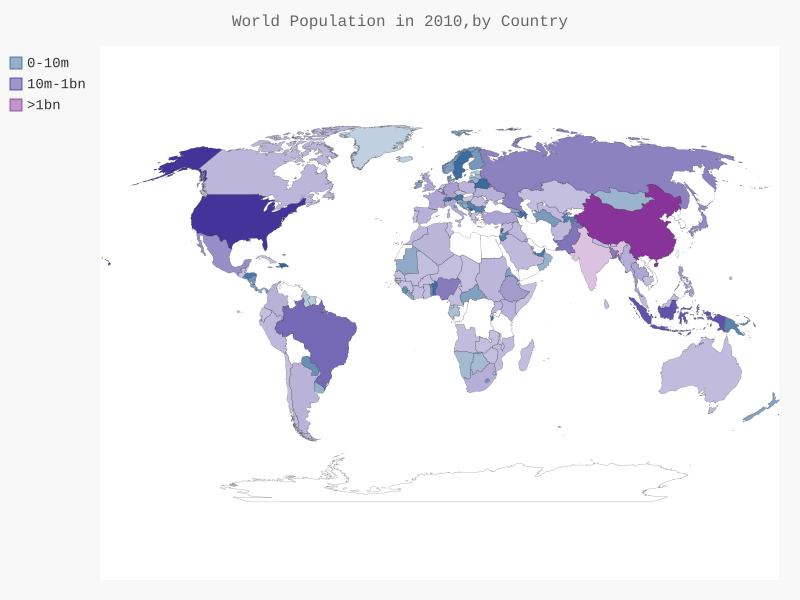

Here is the Python script that generated this plot:
import json         #导入json模块
import pygal_maps_world.maps
from country_codes import get_country_code
from pygal.style import LightColorizedStyle as LCS,RotateStyle as RS

#将数据添加到一个列表
filename='population_json.json'
with open(filename) as f:
    pop_data=json.load(f)
    #函数json.load()将数据转换为Python能够处理的格式，这里是一个列表

# 创建一个包含人口数量的字典
cc_populations={}

    #打印每个国家2010年人口的数量
for pop_dict in pop_data:
    if pop_dict['Year']==2010:
        country_name = pop_dict["Country Name"]
        # 将人口数量的字符串表示转换成数字值,先将字符串转换成浮点数，再将浮点数转换成整数，
        # 以减少原始数据格式不统一造成的错误，比如本例中的人口数据后的小数值的存在，是为了人口数据缺失时通过插值得到的，不能直接去掉
        population = int(float(pop_dict["Value"]))
        # print(country_name + ":" + str(population))
        code=get_country_code(country_name)
        if code:
        #     print(code+":"+str(population))
        # else:
        #     print("ERROR-"+country_name)
              cc_populations[code]=population

# 根据人口数量分为三组
cc_pops_1, cc_pops_2, cc_pops_3 = {}, {}, {}
for cc, pop in cc_populations.items():
    if pop<10000000:
        cc_pops_1[cc]=pop
    elif pop<1000000000:
        cc_pops_2[cc]=pop
    else:
        cc_pops_3[cc]=pop

    # 看看每组分别包含多少个国家
print(len(cc_pops_1),len(cc_pops_2),len(cc_pops_3))

# wm_style=RotateStyle('#336699')
wm_style=RS('#336699',base_style=LCS)
wm=pygal_maps_world.maps.World(style=wm_style)
# wm=pygal_maps_world.maps.World()
wm.title='World Population in 2010,by Country'
 # wm.add('2010',cc_populations)
wm.add('0-10m',cc_pops_1)
wm.add('10m-1bn',cc_pops_2)
wm.add('>1bn',cc_pops_3)


wm.render_to_file('world_population.svg')
